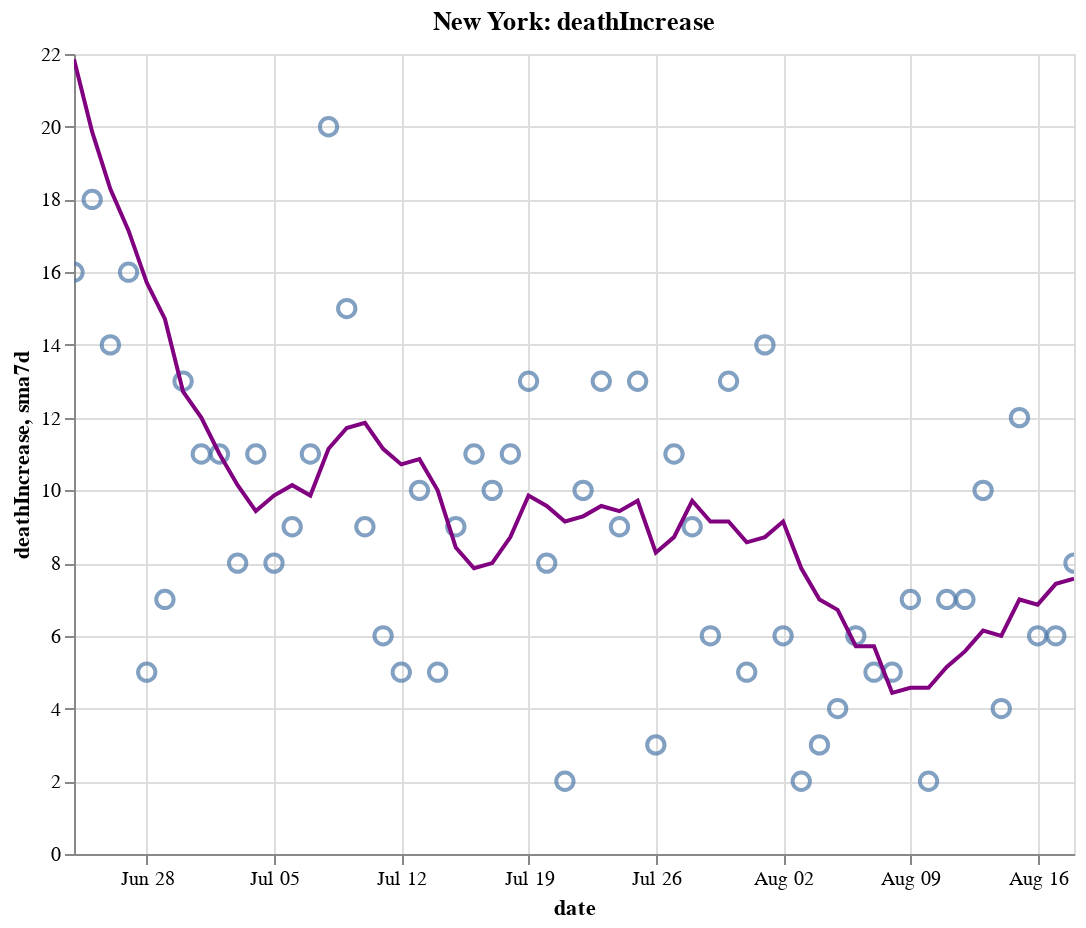

The notebook cell saved with this chart:
### Code cell
create_plot(ny, 'deathIncrease')

### Figure 1 — Vega-Lite specification as saved in the notebook (floating-point values rounded to 4 significant figures)
{"config": {"view": {"continuousWidth": 400, "continuousHeight": 300}}, "layer": [{"layer": [{"mark": {"type": "point", "size": 75}, "encoding": {"tooltip": [{"type": "temporal", "field": "date"}, {"type": "quantitative", "field": "deathIncrease"}, {"type": "quantitative", "field": "sma7d"}], "x": {"type": "temporal", "field": "date"}, "y": {"type": "quantitative", "field": "deathIncrease"}}, "selection": {"selector012": {"type": "interval", "bind": "scales", "encodings": ["x", "y"]}}}, {"mark": {"type": "line", "color": "purple"}, "encoding": {"x": {"type": "temporal", "field": "date"}, "y": {"type": "quantitative", "field": "sma7d"}}}]}, {"mark": {"type": "rule", "color": "#aaa"}, "encoding": {"x": {"type": "temporal", "field": "date"}}, "transform": [{"filter": {"selection": "selector011"}}]}, {"mark": "circle", "encoding": {"opacity": {"condition": {"value": 1, "selection": "selector011"}, "value": 0}, "tooltip": [{"type": "temporal", "field": "date"}, {"type": "quantitative", "field": "deathIncrease"}, {"type": "quantitative", "field": "sma7d"}], "x": {"type": "temporal", "field": "date"}, "y": {"type": "quantitative", "field": "deathIncrease"}}, "selection": {"selector011": {"type": "single", "encodings": ["x"], "on": "mouseover", "nearest": true, "empty": "none"}}}, {"mark": {"type": "text", "align": "left", "dx": 5, "dy": -5, "stroke": "white", "strokeWidth": 2}, "encoding": {"text": {"type": "quantitative", "field": "deathIncrease"}, "tooltip": [{"type": "temporal", "field": "date"}, {"type": "quantitative", "field": "deathIncrease"}, {"type": "quantitative", "field": "sma7d"}], "x": {"type": "temporal", "field": "date"}, "y": {"type": "quantitative", "field": "deathIncrease"}}, "transform": [{"filter": {"selection": "selector011"}}]}, {"mark": {"type": "text", "align": "left", "dx": 5, "dy": -5}, "encoding": {"text": {"type": "quantitative", "field": "deathIncrease"}, "tooltip": [{"type": "temporal", "field": "date"}, {"type": "quantitative", "field": "deathIncrease"}, {"type": "quantitative", "field": "sma7d"}], "x": {"type": "temporal", "field": "date"}, "y": {"type": "quantitative", "field": "deathIncrease"}}, "transform": [{"filter": {"selection": "selector011"}}]}], "data": {"name": "data-0923f4a931e56016d41ae38eed6ada61"}, "height": 400, "title": "New York: deathIncrease", "width": 500, "$schema": "https://vega.github.io/schema/vega-lite/v4.8.1.json", "datasets": {"data-0923f4a931e56016d41ae38eed6ada61": [{"date": "2020-06-24T00:00:00", "totalTestResultsIncrease": 51140.0, "positiveIncrease": 581.0, "death": 24780.0, "deathIncrease": 16.0, "positiveRate": 0.011, "state": "New York", "sma7d": 21.86}, {"date": "2020-06-25T00:00:00", "totalTestResultsIncrease": 67640.0, "positiveIncrease": 749.0, "death": 24800.0, "deathIncrease": 18.0, "positiveRate": 0.011, "state": "New York", "sma7d": 19.86}, {"date": "2020-06-26T00:00:00", "totalTestResultsIncrease": 61720.0, "positiveIncrease": 805.0, "death": 24810.0, "deathIncrease": 14.0, "positiveRate": 0.013, "state": "New York", "sma7d": 18.29}, {"date": "2020-06-27T00:00:00", "totalTestResultsIncrease": 73260.0, "positiveIncrease": 703.0, "death": 24830.0, "deathIncrease": 16.0, "positiveRate": 0.01, "state": "New York", "sma7d": 17.14}, {"date": "2020-06-28T00:00:00", "totalTestResultsIncrease": 61910.0, "positiveIncrease": 616.0, "death": 24840.0, "deathIncrease": 5.0, "positiveRate": 0.01, "state": "New York", "sma7d": 15.71}, {"date": "2020-06-29T00:00:00", "totalTestResultsIncrease": 46430.0, "positiveIncrease": 391.0, "death": 24840.0, "deathIncrease": 7.0, "positiveRate": 0.008, "state": "New York", "sma7d": 14.71}, {"date": "2020-06-30T00:00:00", "totalTestResultsIncrease": 52020.0, "positiveIncrease": 524.0, "death": 24860.0, "deathIncrease": 13.0, "positiveRate": 0.01, "state": "New York", "sma7d": 12.71}, {"date": "2020-07-01T00:00:00", "totalTestResultsIncrease": 56710.0, "positiveIncrease": 625.0, "death": 24870.0, "deathIncrease": 11.0, "positiveRate": 0.011, "state": "New York", "sma7d": 12.0}, {"date": "2020-07-02T00:00:00", "totalTestResultsIncrease": 69940.0, "positiveIncrease": 875.0, "death": 24880.0, "deathIncrease": 11.0, "positiveRate": 0.013, "state": "New York", "sma7d": 11.0}, {"date": "2020-07-03T00:00:00", "totalTestResultsIncrease": 66390.0, "positiveIncrease": 918.0, "death": 24880.0, "deathIncrease": 8.0, "positiveRate": 0.014, "state": "New York", "sma7d": 10.14}, {"date": "2020-07-04T00:00:00", "totalTestResultsIncrease": 62400.0, "positiveIncrease": 726.0, "death": 24900.0, "deathIncrease": 11.0, "positiveRate": 0.012, "state": "New York", "sma7d": 9.429}, {"date": "2020-07-05T00:00:00", "totalTestResultsIncrease": 63420.0, "positiveIncrease": 533.0, "death": 24900.0, "deathIncrease": 8.0, "positiveRate": 0.008, "state": "New York", "sma7d": 9.857}, {"date": "2020-07-06T00:00:00", "totalTestResultsIncrease": 54330.0, "positiveIncrease": 518.0, "death": 24910.0, "deathIncrease": 9.0, "positiveRate": 0.01, "state": "New York", "sma7d": 10.14}, {"date": "2020-07-07T00:00:00", "totalTestResultsIncrease": 56740.0, "positiveIncrease": 588.0, "death": 24920.0, "deathIncrease": 11.0, "positiveRate": 0.01, "state": "New York", "sma7d": 9.857}, {"date": "2020-07-08T00:00:00", "totalTestResultsIncrease": 57580.0, "positiveIncrease": 692.0, "death": 24940.0, "deathIncrease": 20.0, "positiveRate": 0.012, "state": "New York", "sma7d": 11.14}, {"date": "2020-07-09T00:00:00", "totalTestResultsIncrease": 65560.0, "positiveIncrease": 584.0, "death": 24960.0, "deathIncrease": 15.0, "positiveRate": 0.009, "state": "New York", "sma7d": 11.71}, {"date": "2020-07-10T00:00:00", "totalTestResultsIncrease": 73560.0, "positiveIncrease": 786.0, "death": 24970.0, "deathIncrease": 9.0, "positiveRate": 0.011, "state": "New York", "sma7d": 11.86}, {"date": "2020-07-11T00:00:00", "totalTestResultsIncrease": 69200.0, "positiveIncrease": 730.0, "death": 24970.0, "deathIncrease": 6.0, "positiveRate": 0.011, "state": "New York", "sma7d": 11.14}, {"date": "2020-07-12T00:00:00", "totalTestResultsIncrease": 62420.0, "positiveIncrease": 677.0, "death": 24980.0, "deathIncrease": 5.0, "positiveRate": 0.011, "state": "New York", "sma7d": 10.71}, {"date": "2020-07-13T00:00:00", "totalTestResultsIncrease": 51690.0, "positiveIncrease": 557.0, "death": 24990.0, "deathIncrease": 10.0, "positiveRate": 0.011, "state": "New York", "sma7d": 10.86}, {"date": "2020-07-14T00:00:00", "totalTestResultsIncrease": 60040.0, "positiveIncrease": 912.0, "death": 24990.0, "deathIncrease": 5.0, "positiveRate": 0.015, "state": "New York", "sma7d": 10.0}, {"date": "2020-07-15T00:00:00", "totalTestResultsIncrease": 63600.0, "positiveIncrease": 831.0, "death": 25000.0, "deathIncrease": 9.0, "positiveRate": 0.013, "state": "New York", "sma7d": 8.429}, {"date": "2020-07-16T00:00:00", "totalTestResultsIncrease": 72680.0, "positiveIncrease": 769.0, "death": 25010.0, "deathIncrease": 11.0, "positiveRate": 0.011, "state": "New York", "sma7d": 7.857}, {"date": "2020-07-17T00:00:00", "totalTestResultsIncrease": 78240.0, "positiveIncrease": 776.0, "death": 25020.0, "deathIncrease": 10.0, "positiveRate": 0.01, "state": "New York", "sma7d": 8.0}, {"date": "2020-07-18T00:00:00", "totalTestResultsIncrease": 69820.0, "positiveIncrease": 754.0, "death": 25040.0, "deathIncrease": 11.0, "positiveRate": 0.011, "state": "New York", "sma7d": 8.714}, {"date": "2020-07-19T00:00:00", "totalTestResultsIncrease": 46200.0, "positiveIncrease": 502.0, "death": 25050.0, "deathIncrease": 13.0, "positiveRate": 0.011, "state": "New York", "sma7d": 9.857}, {"date": "2020-07-20T00:00:00", "totalTestResultsIncrease": 49340.0, "positiveIncrease": 519.0, "death": 25060.0, "deathIncrease": 8.0, "positiveRate": 0.011, "state": "New York", "sma7d": 9.571}, {"date": "2020-07-21T00:00:00", "totalTestResultsIncrease": 66170.0, "positiveIncrease": 855.0, "death": 25060.0, "deathIncrease": 2.0, "positiveRate": 0.013, "state": "New York", "sma7d": 9.143}, {"date": "2020-07-22T00:00:00", "totalTestResultsIncrease": 67660.0, "positiveIncrease": 705.0, "death": 25070.0, "deathIncrease": 10.0, "positiveRate": 0.01, "state": "New York", "sma7d": 9.286}, {"date": "2020-07-23T00:00:00", "totalTestResultsIncrease": 69700.0, "positiveIncrease": 811.0, "death": 25080.0, "deathIncrease": 13.0, "positiveRate": 0.012, "state": "New York", "sma7d": 9.571}, {"date": "2020-07-24T00:00:00", "totalTestResultsIncrease": 76510.0, "positiveIncrease": 753.0, "death": 25090.0, "deathIncrease": 9.0, "positiveRate": 0.01, "state": "New York", "sma7d": 9.429}, {"date": "2020-07-25T00:00:00", "totalTestResultsIncrease": 71470.0, "positiveIncrease": 750.0, "death": 25100.0, "deathIncrease": 13.0, "positiveRate": 0.01, "state": "New York", "sma7d": 9.714}, {"date": "2020-07-26T00:00:00", "totalTestResultsIncrease": 53570.0, "positiveIncrease": 536.0, "death": 25110.0, "deathIncrease": 3.0, "positiveRate": 0.01, "state": "New York", "sma7d": 8.286}, {"date": "2020-07-27T00:00:00", "totalTestResultsIncrease": 57270.0, "positiveIncrease": 608.0, "death": 25120.0, "deathIncrease": 11.0, "positiveRate": 0.011, "state": "New York", "sma7d": 8.714}, {"date": "2020-07-28T00:00:00", "totalTestResultsIncrease": 57400.0, "positiveIncrease": 534.0, "death": 25130.0, "deathIncrease": 9.0, "positiveRate": 0.009, "state": "New York", "sma7d": 9.714}, {"date": "2020-07-29T00:00:00", "totalTestResultsIncrease": 62280.0, "positiveIncrease": 715.0, "death": 25130.0, "deathIncrease": 6.0, "positiveRate": 0.011, "state": "New York", "sma7d": 9.143}, {"date": "2020-07-30T00:00:00", "totalTestResultsIncrease": 73550.0, "positiveIncrease": 777.0, "death": 25140.0, "deathIncrease": 13.0, "positiveRate": 0.011, "state": "New York", "sma7d": 9.143}, {"date": "2020-07-31T00:00:00", "totalTestResultsIncrease": 68870.0, "positiveIncrease": 644.0, "death": 25150.0, "deathIncrease": 5.0, "positiveRate": 0.009, "state": "New York", "sma7d": 8.571}, {"date": "2020-08-01T00:00:00", "totalTestResultsIncrease": 82740.0, "positiveIncrease": 753.0, "death": 25160.0, "deathIncrease": 14.0, "positiveRate": 0.009, "state": "New York", "sma7d": 8.714}, {"date": "2020-08-02T00:00:00", "totalTestResultsIncrease": 58960.0, "positiveIncrease": 531.0, "death": 25170.0, "deathIncrease": 6.0, "positiveRate": 0.009, "state": "New York", "sma7d": 9.143}, {"date": "2020-08-03T00:00:00", "totalTestResultsIncrease": 51840.0, "positiveIncrease": 545.0, "death": 25170.0, "deathIncrease": 2.0, "positiveRate": 0.011, "state": "New York", "sma7d": 7.857}, {"date": "2020-08-04T00:00:00", "totalTestResultsIncrease": 70990.0, "positiveIncrease": 746.0, "death": 25180.0, "deathIncrease": 3.0, "positiveRate": 0.011, "state": "New York", "sma7d": 7.0}, {"date": "2020-08-05T00:00:00", "totalTestResultsIncrease": 72670.0, "positiveIncrease": 636.0, "death": 25180.0, "deathIncrease": 4.0, "positiveRate": 0.009, "state": "New York", "sma7d": 6.714}, {"date": "2020-08-06T00:00:00", "totalTestResultsIncrease": 72370.0, "positiveIncrease": 703.0, "death": 25180.0, "deathIncrease": 6.0, "positiveRate": 0.01, "state": "New York", "sma7d": 5.714}, {"date": "2020-08-07T00:00:00", "totalTestResultsIncrease": 70170.0, "positiveIncrease": 714.0, "death": 25190.0, "deathIncrease": 5.0, "positiveRate": 0.01, "state": "New York", "sma7d": 5.714}, {"date": "2020-08-08T00:00:00", "totalTestResultsIncrease": 74860.0, "positiveIncrease": 703.0, "death": 25200.0, "deathIncrease": 5.0, "positiveRate": 0.009, "state": "New York", "sma7d": 4.429}, {"date": "2020-08-09T00:00:00", "totalTestResultsIncrease": 65810.0, "positiveIncrease": 515.0, "death": 25200.0, "deathIncrease": 7.0, "positiveRate": 0.008, "state": "New York", "sma7d": 4.571}, {"date": "2020-08-10T00:00:00", "totalTestResultsIncrease": 54000.0, "positiveIncrease": 476.0, "death": 25200.0, "deathIncrease": 2.0, "positiveRate": 0.009, "state": "New York", "sma7d": 4.571}, {"date": "2020-08-11T00:00:00", "totalTestResultsIncrease": 77060.0, "positiveIncrease": 667.0, "death": 25210.0, "deathIncrease": 7.0, "positiveRate": 0.009, "state": "New York", "sma7d": 5.143}, {"date": "2020-08-12T00:00:00", "totalTestResultsIncrease": 87780.0, "positiveIncrease": 700.0, "death": 25220.0, "deathIncrease": 7.0, "positiveRate": 0.008, "state": "New York", "sma7d": 5.571}, {"date": "2020-08-13T00:00:00", "totalTestResultsIncrease": 87900.0, "positiveIncrease": 737.0, "death": 25230.0, "deathIncrease": 10.0, "positiveRate": 0.008, "state": "New York", "sma7d": 6.143}, {"date": "2020-08-14T00:00:00", "totalTestResultsIncrease": 85460.0, "positiveIncrease": 727.0, "death": 25230.0, "deathIncrease": 4.0, "positiveRate": 0.009, "state": "New York", "sma7d": 6.0}, {"date": "2020-08-15T00:00:00", "totalTestResultsIncrease": 88670.0, "positiveIncrease": 734.0, "death": 25240.0, "deathIncrease": 12.0, "positiveRate": 0.008, "state": "New York", "sma7d": 7.0}, {"date": "2020-08-16T00:00:00", "totalTestResultsIncrease": 77690.0, "positiveIncrease": 607.0, "death": 25250.0, "deathIncrease": 6.0, "positiveRate": 0.008, "state": "New York", "sma7d": 6.857}, {"date": "2020-08-17T00:00:00", "totalTestResultsIncrease": 56890.0, "positiveIncrease": 408.0, "death": 25260.0, "deathIncrease": 6.0, "positiveRate": 0.007, "state": "New York", "sma7d": 7.429}, {"date": "2020-08-18T00:00:00", "totalTestResultsIncrease": 66890.0, "positiveIncrease": 655.0, "death": 25260.0, "deathIncrease": 8.0, "positiveRate": 0.01, "state": "New York", "sma7d": 7.571}]}}
